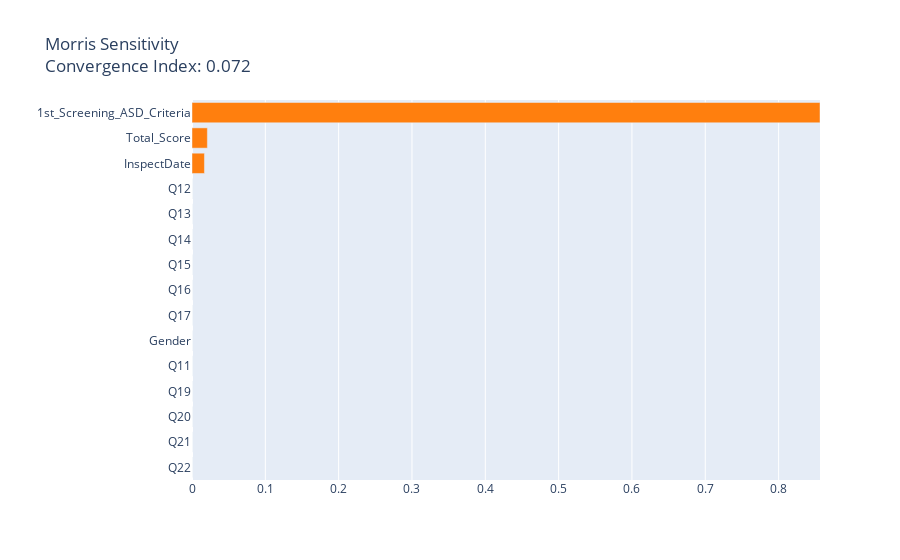

Source (notebook cell):
### Code cell
# SHAP 결과
interpret_model(tuned_xgboost, plot = 'summary')
interpret_model(tuned_xgboost, plot = 'msa')

### Figure 1 — Plotly figure (JSON) as saved in the notebook; plotly's stock layout.template omitted (floating-point values rounded to 4 significant figures)
{"data": [{"marker": {"color": ["#1f77b4", "#1f77b4", "#1f77b4", "#1f77b4", "#1f77b4", "#1f77b4", "#1f77b4", "#1f77b4", "#1f77b4", "#1f77b4", "#1f77b4", "#1f77b4", "#ff7f0e", "#ff7f0e", "#ff7f0e"]}, "orientation": "h", "type": "bar", "x": [0, 0, 0, 0, 0, 0, 0, 0, 0, 0, 0, 0, 0.01696, 0.02095, 0.8565], "y": ["Q22", "Q21", "Q20", "Q19", "Q11", "Gender", "Q17", "Q16", "Q15", "Q14", "Q13", "Q12", "InspectDate", "Total_Score", "1st_Screening_ASD_Criteria"]}], "layout": {"title": {"text": "Morris Sensitivity<br>Convergence Index: 0.072"}, "xaxis": {"range": [0, 0.8565], "title": {"text": ""}}, "yaxis": {"automargin": true, "dtick": 1, "title": {"text": ""}}}}
